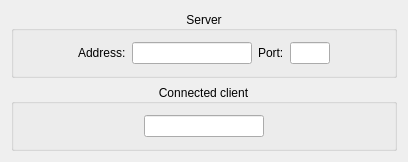
<?xml version="1.0" encoding="UTF-8"?>
<ui version="4.0">
 <class>ServerDialog</class>
 <widget class="QDialog" name="ServerDialog">
  <property name="geometry">
   <rect>
    <x>0</x>
    <y>0</y>
    <width>408</width>
    <height>150</height>
   </rect>
  </property>
  <property name="windowTitle">
   <string>MatisseServer</string>
  </property>
  <property name="styleSheet">
   <string notr="true"/>
  </property>
  <layout class="QGridLayout" name="gridLayout_2">
   <item row="0" column="0">
    <widget class="QGroupBox" name="groupBox">
     <property name="title">
      <string>Server</string>
     </property>
     <property name="alignment">
      <set>Qt::AlignCenter</set>
     </property>
     <layout class="QHBoxLayout" name="horizontalLayout_2">
      <item>
       <spacer name="horizontalSpacer_4">
        <property name="orientation">
         <enum>Qt::Horizontal</enum>
        </property>
        <property name="sizeHint" stdset="0">
         <size>
          <width>40</width>
          <height>20</height>
         </size>
        </property>
       </spacer>
      </item>
      <item>
       <widget class="QLabel" name="label">
        <property name="text">
         <string>Address:</string>
        </property>
       </widget>
      </item>
      <item>
       <widget class="QLineEdit" name="_LE_host">
        <property name="sizePolicy">
         <sizepolicy hsizetype="Fixed" vsizetype="Fixed">
          <horstretch>0</horstretch>
          <verstretch>0</verstretch>
         </sizepolicy>
        </property>
        <property name="minimumSize">
         <size>
          <width>120</width>
          <height>0</height>
         </size>
        </property>
        <property name="maximumSize">
         <size>
          <width>16777215</width>
          <height>16777215</height>
         </size>
        </property>
        <property name="readOnly">
         <bool>true</bool>
        </property>
       </widget>
      </item>
      <item>
       <widget class="QLabel" name="label_2">
        <property name="text">
         <string>Port:</string>
        </property>
       </widget>
      </item>
      <item>
       <widget class="QLineEdit" name="_LE_port">
        <property name="sizePolicy">
         <sizepolicy hsizetype="Fixed" vsizetype="Fixed">
          <horstretch>0</horstretch>
          <verstretch>0</verstretch>
         </sizepolicy>
        </property>
        <property name="maximumSize">
         <size>
          <width>40</width>
          <height>16777215</height>
         </size>
        </property>
        <property name="readOnly">
         <bool>true</bool>
        </property>
       </widget>
      </item>
      <item>
       <spacer name="horizontalSpacer">
        <property name="orientation">
         <enum>Qt::Horizontal</enum>
        </property>
        <property name="sizeHint" stdset="0">
         <size>
          <width>40</width>
          <height>20</height>
         </size>
        </property>
       </spacer>
      </item>
     </layout>
    </widget>
   </item>
   <item row="1" column="0">
    <widget class="QGroupBox" name="groupBox_2">
     <property name="title">
      <string>Connected client</string>
     </property>
     <property name="alignment">
      <set>Qt::AlignCenter</set>
     </property>
     <layout class="QHBoxLayout" name="horizontalLayout_3">
      <item>
       <spacer name="horizontalSpacer_3">
        <property name="orientation">
         <enum>Qt::Horizontal</enum>
        </property>
        <property name="sizeHint" stdset="0">
         <size>
          <width>40</width>
          <height>20</height>
         </size>
        </property>
       </spacer>
      </item>
      <item>
       <widget class="QLineEdit" name="_LE_client">
        <property name="sizePolicy">
         <sizepolicy hsizetype="Fixed" vsizetype="Fixed">
          <horstretch>0</horstretch>
          <verstretch>0</verstretch>
         </sizepolicy>
        </property>
        <property name="minimumSize">
         <size>
          <width>120</width>
          <height>0</height>
         </size>
        </property>
        <property name="readOnly">
         <bool>true</bool>
        </property>
       </widget>
      </item>
      <item>
       <spacer name="horizontalSpacer_2">
        <property name="orientation">
         <enum>Qt::Horizontal</enum>
        </property>
        <property name="sizeHint" stdset="0">
         <size>
          <width>40</width>
          <height>20</height>
         </size>
        </property>
       </spacer>
      </item>
     </layout>
    </widget>
   </item>
  </layout>
 </widget>
 <layoutdefault spacing="6" margin="11"/>
 <resources/>
 <connections/>
</ui>
